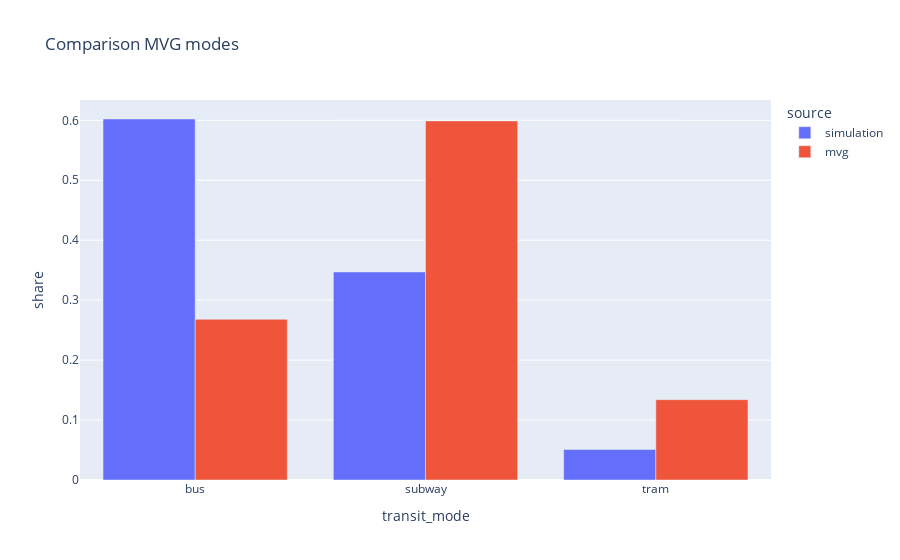

Notebook cell for this chart:
### Code cell
px.bar(
    df, x = "transit_mode", y = "share", color = "source", barmode = "group",
    title = "Comparison MVG modes"
)

### Figure 1 — Plotly figure (JSON) as saved in the notebook; plotly's stock layout.template omitted (floating-point values rounded to 4 significant figures)
{"data": [{"alignmentgroup": "True", "hovertemplate": "source=simulation<br>transit_mode=%{x}<br>share=%{y}<extra></extra>", "legendgroup": "simulation", "marker": {"color": "#636efa", "pattern": {"shape": ""}}, "name": "simulation", "offsetgroup": "simulation", "orientation": "v", "showlegend": true, "textposition": "auto", "type": "bar", "x": ["bus", "subway", "tram"], "xaxis": "x", "y": [0.6022, 0.347, 0.05084], "yaxis": "y"}, {"alignmentgroup": "True", "hovertemplate": "source=mvg<br>transit_mode=%{x}<br>share=%{y}<extra></extra>", "legendgroup": "mvg", "marker": {"color": "#EF553B", "pattern": {"shape": ""}}, "name": "mvg", "offsetgroup": "mvg", "orientation": "v", "showlegend": true, "textposition": "auto", "type": "bar", "x": ["bus", "tram", "subway"], "xaxis": "x", "y": [0.268, 0.134, 0.599], "yaxis": "y"}], "layout": {"barmode": "group", "legend": {"title": {"text": "source"}, "tracegroupgap": 0}, "title": {"text": "Comparison MVG modes"}, "xaxis": {"anchor": "y", "domain": [0, 1], "title": {"text": "transit_mode"}}, "yaxis": {"anchor": "x", "domain": [0, 1], "title": {"text": "share"}}}}
